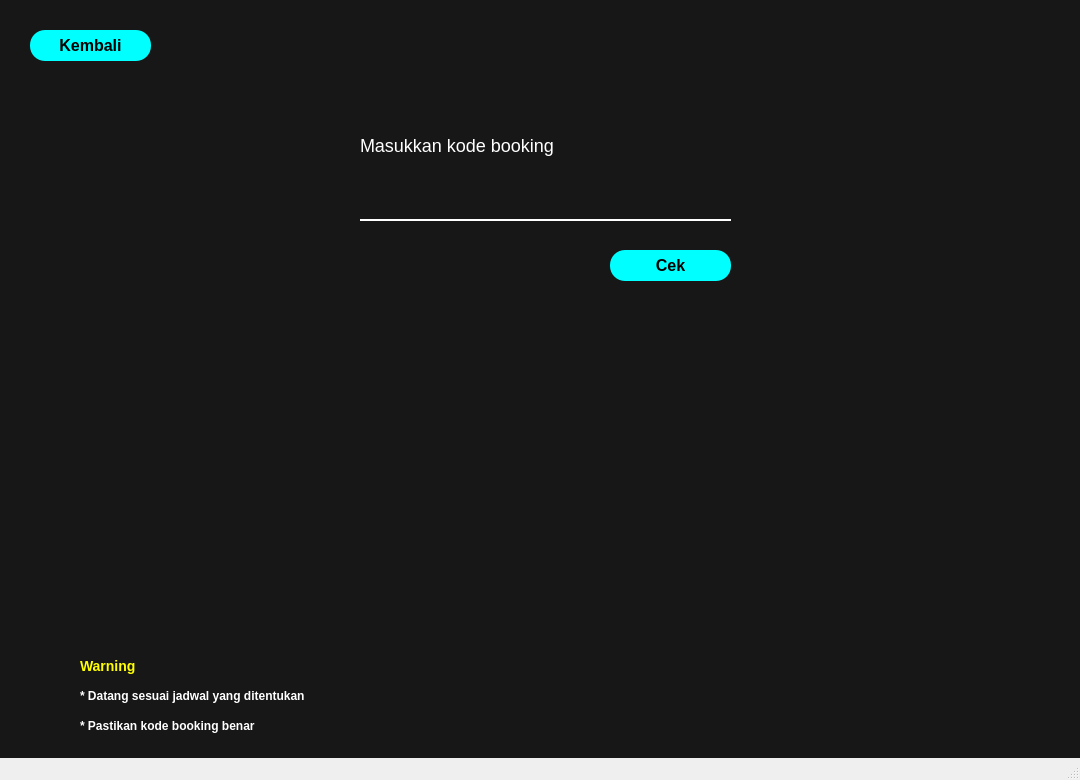
<?xml version="1.0" encoding="UTF-8"?>
<ui version="4.0">
 <class>MainWindow</class>
 <widget class="QMainWindow" name="MainWindow">
  <property name="geometry">
   <rect>
    <x>0</x>
    <y>0</y>
    <width>1080</width>
    <height>780</height>
   </rect>
  </property>
  <property name="windowTitle">
   <string>MainWindow</string>
  </property>
  <widget class="QWidget" name="centralwidget">
   <widget class="QTextBrowser" name="textBrowser">
    <property name="geometry">
     <rect>
      <x>-5</x>
      <y>-19</y>
      <width>1091</width>
      <height>801</height>
     </rect>
    </property>
    <property name="styleSheet">
     <string notr="true">border: none;
background-color: rgba(0,0,0,230);
color: white;</string>
    </property>
   </widget>
   <widget class="QLineEdit" name="kode_book">
    <property name="geometry">
     <rect>
      <x>360</x>
      <y>190</y>
      <width>371</width>
      <height>31</height>
     </rect>
    </property>
    <property name="styleSheet">
     <string notr="true">border: rgb(0,0,0);
border-bottom : 2px solid rgba(255,255,255);
background-color: transparent;
font-size: 18px;
font-weight: 500;
color: white;</string>
    </property>
   </widget>
   <widget class="QLabel" name="label_nickname">
    <property name="geometry">
     <rect>
      <x>360</x>
      <y>130</y>
      <width>201</width>
      <height>31</height>
     </rect>
    </property>
    <property name="font">
     <font>
      <pointsize>-1</pointsize>
     </font>
    </property>
    <property name="styleSheet">
     <string notr="true">font-size: 18px;
color : rgb(255,255,255)</string>
    </property>
    <property name="text">
     <string>Masukkan kode booking</string>
    </property>
   </widget>
   <widget class="QLabel" name="hasil_email">
    <property name="geometry">
     <rect>
      <x>360</x>
      <y>360</y>
      <width>361</width>
      <height>31</height>
     </rect>
    </property>
    <property name="styleSheet">
     <string notr="true">font-weight: 500;
font-size: 18px;
color: white;</string>
    </property>
    <property name="text">
     <string/>
    </property>
   </widget>
   <widget class="QLabel" name="hasil_tanggal">
    <property name="geometry">
     <rect>
      <x>360</x>
      <y>410</y>
      <width>361</width>
      <height>31</height>
     </rect>
    </property>
    <property name="styleSheet">
     <string notr="true">font-weight: 500;
font-size: 18px;
color: white;
</string>
    </property>
    <property name="text">
     <string/>
    </property>
   </widget>
   <widget class="QLabel" name="hasil">
    <property name="geometry">
     <rect>
      <x>360</x>
      <y>310</y>
      <width>361</width>
      <height>31</height>
     </rect>
    </property>
    <property name="styleSheet">
     <string notr="true">font-weight: 500;
font-size: 18px;
</string>
    </property>
    <property name="text">
     <string/>
    </property>
   </widget>
   <widget class="QPushButton" name="btn_back">
    <property name="geometry">
     <rect>
      <x>30</x>
      <y>30</y>
      <width>121</width>
      <height>31</height>
     </rect>
    </property>
    <property name="cursor">
     <cursorShape>PointingHandCursor</cursorShape>
    </property>
    <property name="styleSheet">
     <string notr="true">
background-color: rgb(0, 255, 255);
color: black;
font-size: 16px;
font-family: &quot;Poppins&quot;;
border-radius: 15px;
font-weight: 600;
</string>
    </property>
    <property name="text">
     <string>Kembali</string>
    </property>
   </widget>
   <widget class="QPushButton" name="btn_cek">
    <property name="geometry">
     <rect>
      <x>610</x>
      <y>250</y>
      <width>121</width>
      <height>31</height>
     </rect>
    </property>
    <property name="cursor">
     <cursorShape>PointingHandCursor</cursorShape>
    </property>
    <property name="styleSheet">
     <string notr="true">
background-color: rgb(0, 255, 255);
color: black;
font-size: 16px;
font-family: &quot;Poppins&quot;;
border-radius: 15px;
font-weight: 600;
</string>
    </property>
    <property name="text">
     <string>Cek</string>
    </property>
   </widget>
   <widget class="QLabel" name="label_7">
    <property name="geometry">
     <rect>
      <x>80</x>
      <y>650</y>
      <width>71</width>
      <height>31</height>
     </rect>
    </property>
    <property name="font">
     <font>
      <pointsize>-1</pointsize>
      <weight>62</weight>
      <bold>true</bold>
     </font>
    </property>
    <property name="styleSheet">
     <string notr="true">font-size: 14px;
color: yellow;
font-weight : 500;</string>
    </property>
    <property name="text">
     <string>Warning</string>
    </property>
   </widget>
   <widget class="QLabel" name="label_8">
    <property name="geometry">
     <rect>
      <x>80</x>
      <y>680</y>
      <width>261</width>
      <height>31</height>
     </rect>
    </property>
    <property name="font">
     <font>
      <pointsize>-1</pointsize>
      <weight>62</weight>
      <bold>true</bold>
     </font>
    </property>
    <property name="styleSheet">
     <string notr="true">font-size: 12px;
color: white;
font-weight : 500;</string>
    </property>
    <property name="text">
     <string>* Datang sesuai jadwal yang ditentukan</string>
    </property>
   </widget>
   <widget class="QLabel" name="label_9">
    <property name="geometry">
     <rect>
      <x>80</x>
      <y>710</y>
      <width>261</width>
      <height>31</height>
     </rect>
    </property>
    <property name="font">
     <font>
      <pointsize>-1</pointsize>
      <weight>62</weight>
      <bold>true</bold>
     </font>
    </property>
    <property name="styleSheet">
     <string notr="true">font-size: 12px;
color: white;
font-weight : 500;</string>
    </property>
    <property name="text">
     <string>* Pastikan kode booking benar</string>
    </property>
   </widget>
   <widget class="QLabel" name="hasil_harga">
    <property name="geometry">
     <rect>
      <x>360</x>
      <y>440</y>
      <width>361</width>
      <height>31</height>
     </rect>
    </property>
    <property name="styleSheet">
     <string notr="true">font-weight: 500;
font-size: 18px;
color: white;
</string>
    </property>
    <property name="text">
     <string/>
    </property>
   </widget>
   <widget class="QLabel" name="hasil_kode">
    <property name="geometry">
     <rect>
      <x>360</x>
      <y>480</y>
      <width>361</width>
      <height>31</height>
     </rect>
    </property>
    <property name="styleSheet">
     <string notr="true">font-weight: 500;
font-size: 18px;
color: white;
</string>
    </property>
    <property name="text">
     <string/>
    </property>
   </widget>
  </widget>
  <widget class="QStatusBar" name="statusbar"/>
 </widget>
 <resources/>
 <connections/>
</ui>
